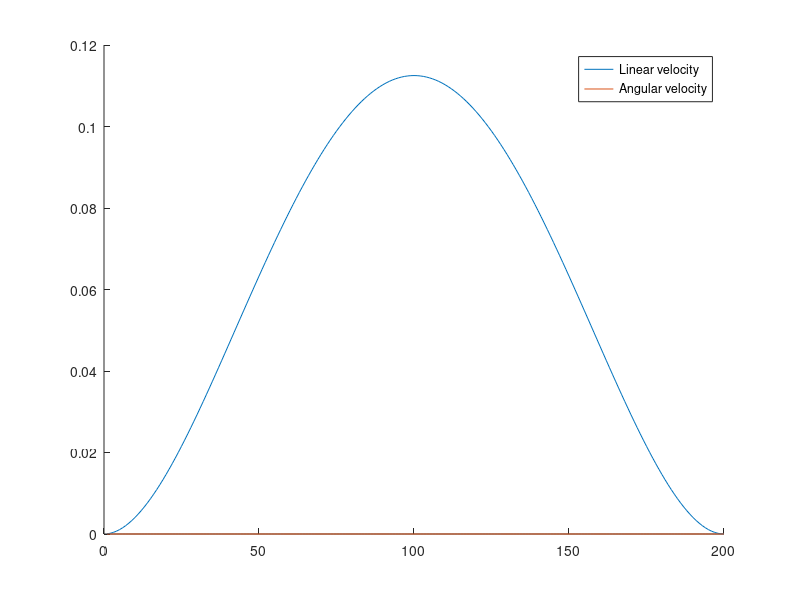
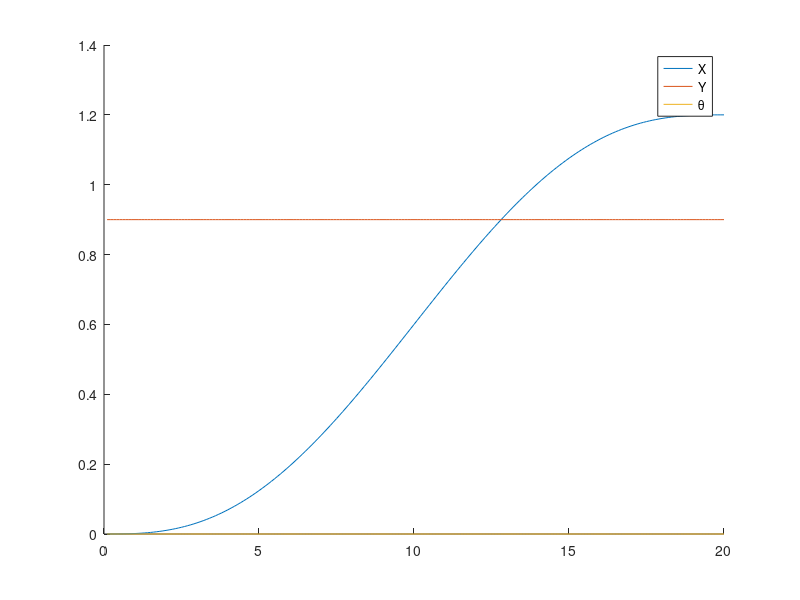

These charts were generated, in order, by the following MATLAB code:
clc, close all, clear all;

t = [];
xi_ref = [];
u_ref = [];

xi = [0 0 0]';
ui = [0 0]';
xf = [1.2 0.9 0]';
uf = [0 0]';
T = 20;

M = [1 0 0 0 0 0 0 0 0 0 0 0 ;
     0 1 0 0 0 0 0 0 0 0 0 0 ;
     0 0 2 0 0 0 0 0 0 0 0 0 ;
     0 0 0 0 0 0 0 0 0 1 0 0;
     0 0 0 0 0 0 0 0 0 0 1 0;
     0 0 0 0 0 0 0 0 0 0 0 2;
     1 T T^2 T^3 T^4 T^5 0 0 0 0 0 0;
     0 1 2*T 3*T^2 4*T^3 5*T^4 0 0 0 0 0 0;
     0 0 2 6*T 12*T^2 20*T^3 0 0 0 0 0 0;
     0 0 0 0 0 0 1 T T^2 T^3 T^4 T^5;
     0 0 0 0 0 0 0 1 2*T 3*T^2 4*T^3 5*T^4;
     0 0 0 0 0 0 0 0 2 6*T 12*T^2 20*T^3];

b=[xi(1) ui(1)*cos(xi(3)) -ui(1)*sin(xi(3))*ui(2)...
   xi(2) ui(1)*sin(xi(3)) ui(1)*cos(xi(3))*ui(2)...
   xf(1) uf(1)*cos(xf(3)) -uf(1)*sin(xf(3))*uf(2)...
   xf(2) uf(1)*sin(xf(3)) uf(1)*cos(xf(3))*uf(2)]';

a = inv(M)*b;

z1 = @(t) (a(1)+a(2)*t+a(3)*t.^2+a(4)*t.^3+a(5)*t.^4+a(6)*t.^5);
z2 = @(t) (a(7)+a(8)*t+a(9)*t.^2+a(10)*t.^3+a(11)*t.^4+a(12)*t.^5);

zd1 = @(t) (a(2)+2*a(3)*t+3*a(4)*t.^2+4*a(5)*t.^3+5*a(6)*t.^4);
zd2 = @(t) (a(8)+2*a(9)*t+3*a(10)*t.^2+4*a(11)*t.^3+5*a(12)*t.^4);

zdd1 = @(t) (2*a(3)+6*a(4)*t+12*a(5)*t.^2+20*a(6)*t.^3);
zdd2 = @(t) (2*a(9)+6*a(10)*t+12*a(11)*t.^2+20*a(12)*t.^3);

X = @(t) ([feval(z1, t); feval(z2, t); atan2(feval(zd2, t), feval(zd1, t))]);
U = @(t) ([sqrt(feval(zd1, t).^2+feval(zd2, t).^2); (feval(zdd2, t) .* feval(zd1, t) - feval(zdd1, t) .*...
                                                    feval(zd2, t)) ./ (feval(zd1, t) .^2 + feval(zd2, t) .^2) ]);

% Compute the state and input reference
tt = 0.1:0.1:T;
xi_ref=[xi_ref feval(X, tt)];
% xi_ref(3,:) = mod(xi_ref(3,:), 2*pi);

u_ref=[u_ref feval(U, tt)];

save('ref.mat', 'xi_ref', 'u_ref')

figure;hold on;
plot(u_ref(1,:));
plot(u_ref(2,:));
legend('Linear velocity','Angular velocity')

figure;hold on;
plot(tt, xi_ref(1,:));
plot(tt, xi_ref(2,:));
plot(tt, xi_ref(3,:));
legend('X','Y','\theta')

